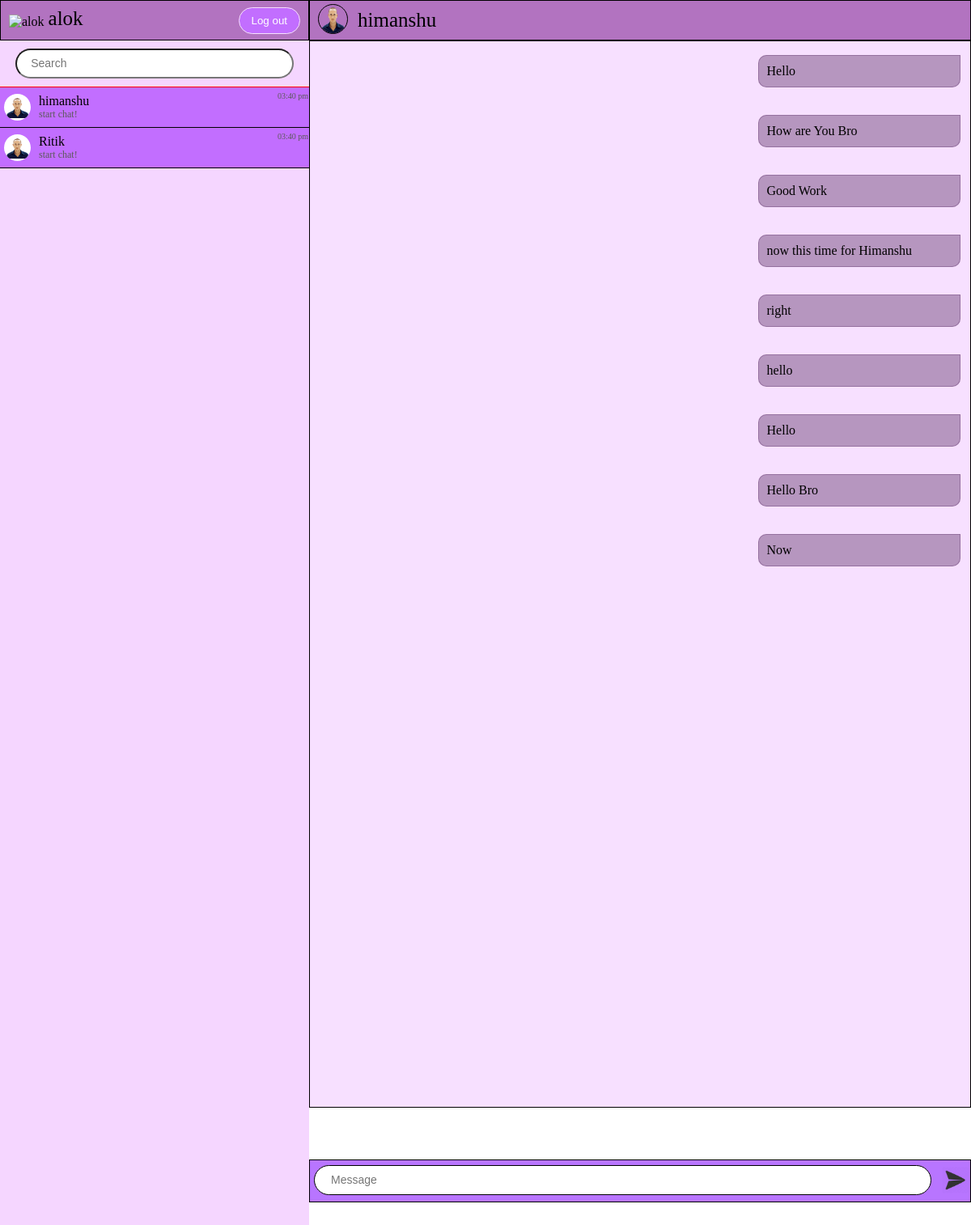
Screenshot of /message/ (signed in) with the database file from the repository.
### usermessages/models.py (models this page shows)
class Thread(models.Model):
    first_person = models.ForeignKey(
        User, on_delete=models.CASCADE, null=True, blank=True, related_name="thread_first_person")
    second_person = models.ForeignKey(
        User, on_delete=models.CASCADE, null=True, blank=True, related_name="thread_second_person")
    updated = models.DateTimeField(auto_now=True)
    timestamp = models.DateTimeField(auto_now_add=True)
    objects= ThreadManager()
    class Meta:
        unique_together = ['first_person', 'second_person']

class ChatMessage(models.Model):
    thread = models.ForeignKey(Thread, null=True, blank=True,
                               on_delete=models.CASCADE, related_name='chatmessage_thread')
    user = models.ForeignKey(User, on_delete=models.CASCADE)
    message = models.TextField()
    timestamp = models.DateTimeField(auto_now_add=True)

### usermessages/views.py (the view)
# urls.py: path('', views.messages, name='messages')
@login_required
def messages(request):
    threads = Thread.objects.by_user(user=request.user).prefetch_related(
        'chatmessage_thread').order_by('-updated')
    context = {
        'Threads': threads
    }
    if request.method == 'POST':
        logout(request)
        return redirect('userauth')
    return render(request, "ForChat.html", context)

### usermessages/models.py (called while the page is built)
    def by_user(self, **kwargs):
        user = kwargs.get('user')
        lookup = Q(first_person=user) | Q(second_person=user)
        qs = self.get_queryset().filter(lookup).distinct()
        return qs

### Template/ForChat.html (shortened to what this page needs)
{% load static %}
<!DOCTYPE html>
<html lang="en">
<head>
    <link rel="stylesheet" href="{% static 'style/ForChat.css' %}">
</head>
<body>
    <div class="main-container">
        <div class="contact-section">
            <div class="head contact-head">
                <div class=user-img>
                    <img class="dp" src=" https://www.codewithfaraz.com/InstaPic.png" alt="{{ user.username }}" />
                </div>
                <div class="username">{{user.username}}</div>
                <div class="logout-btn-container">
                    <form action="" method="POST">
                        <button class="logout-btn" type="submit">Log out</button>
                    </form>
                </div>
            </div>
            <div class="container-contact">
                <div class="container-search">
                    <input type="text" class="search-box" placeholder="Search">
                </div>
                <div class="contact-list">
                    {% for thread in Threads %}
                    <div class="contact {% if forloop.first %}active{% endif %}" chat-id="chat_{{thread.id}}">
                        <div class="contact-img">
                            <img src="{% static 'demo_img/person.png' %}" alt="profile_img" class="contact-profile-img">
                        </div>
                        <div class="detail">
                            <div class="contact-name">
                                {% if thread.first_person == user %}
                                <p>{{thread.second_person.username}}</p>
                                {% else %}
                                <p>{{thread.first_person.username}}</p>
                                {% endif %}
                            </div>
                            <div class="contact-message">
                                <p>start chat!</p>
                            </div>
                        </div>
                        <div class="message-time">
                            <p>03:40 pm</p>
                        </div>
                    </div>
                    {% endfor %}
                </div>
            </div>
        </div>
        <div class="message-section-container" style="position: relative;">
            {% for thread in Threads %}
            <div class="message-section {% if forloop.first %}hide is_active{% else %}hide{% endif %}"
                style="position: absolute;" chat-id="chat_{{ thread.id }}" other-user-id="
            {% if thread.first_person == user %}
                {{ thread.second_person.id }}
            {% else %}
                {{ thread.first_person.id }}
            {% endif %}
        ">
                <div class="head"><img class="psn-img" src="{% static 'demo_img/person.png' %}" alt="">
                    <span class="name">
                        {% if thread.first_person == user %}
                        {{ thread.second_person.username }}
                        {% else %}
                        {{ thread.first_person.username }}
                        {% endif %}
                    </span>
                </div>
                <div class="msg-container">
                    {% for chat in thread.chatmessage_thread.all %}
                    {% if chat.user == user %}
                    <div class="message right">{{chat.message}}</div>
                    {% else %}
                    <div class="message left">{{chat.message}}</div>
                    {% endif %}
                    {% endfor %}
                </div>
            </div>
            {% endfor %}
            <div class="foot">
                <form action="" class="txt-box" id="sent-form">
                    <input class="text-box input-message" type="text" placeholder="Message">
                    <button class="send-btn" type="submit"><img class="send-img" src="{% static 'demo_img/send.png' %}"
                            alt=""></button>
                </form>
            </div>
        </div>
    </div>
</body>
</html>

### static/style/ForChat.css (style rules this page uses)
* { margin: 0; padding: 0; }
.main-container { display: grid; grid-template-columns: auto 3fr; width: 100vw; height: 100vh; overflow: hidden hidden; }
.contact-section { display: grid; grid-template-rows: auto 1fr; background-color: #f5d6ff; height: 98vh; min-width: 30vw; padding-bottom: 10px; }
.contact-head { display: flex; width: 27%; min-width: 30vw; align-items: center; flex-direction: row; padding: 0 10px; overflow: hidden; }
.dp { margin: -2; width: 35px; height: 35px; padding-top: 3px; }
.username { margin-left: 5px; font-size: 25px; margin-bottom: 5px; }
.logout-btn-container { margin-left: auto; }
.logout-btn { border: 1px solid #f7e0ff; background-color: #c26eff; color: white; padding: 8px 15px; border-radius: 20px; cursor: pointer; transition: opacity 0.2s, color 0.2s, background-color 0.2s; }
.container-search { text-align: center; border-bottom: 1px solid red; }
.search-box { font-size: 13px; padding: 9px 17px; width: 80%; margin-bottom: 10px; margin-top: 10px; border-radius: 19px; }
.contact-list { height: 83.5vh; overflow-y: auto; }
.contact { display: grid; background-color: #c26eff; grid-template-columns: 45px 1fr 39px; border-bottom: 1px solid black; padding: 5px 0px; }
.contact-img { width: 33px; height: 33px; padding: 3px 5px; }
.contact-profile-img { width: 100%; height: 100%; object-fit: contain; object-position: center; border-radius: 25px; background: white; }
p { cursor: pointer; }
.detail { margin: 3px; font-size: 16px; }
.contact-message { font-size: 12px; color: rgb(92, 89, 89); }
.message-time { font-size: 10px; color: rgb(92, 89, 89); }
.message-section-container, .message-section { height: 100%; width: 100%; }
.message-section.hide.is_active { z-index: 100; }
.head { background: rgb(178, 115, 192); height: 48px; max-width: 1202px; border: 1px solid black; }
.psn-img { height: 35px; width: 35px; border-radius: 50%; border: 1px solid black; margin-top: 4px; margin-left: 10px; }
.name { position: relative; bottom: 9px; margin-left: 8px; font-size: 25px; cursor: default; }
.msg-container { background-color: #f7e0ff; height: 84.5vh; min-height: 300px; max-width: 1202px; border: 1px solid black; overflow-y: auto; overflow-x: hidden; }
.message { background-color: rgba(119, 77, 128, 0.5); width: 28%; inline-size: 28%; overflow-wrap: break-word; padding: 10px; margin: 17px 12px; border: 1px solid rgba(119, 77, 128, 0.5); border-radius: 10px; }
.left { float: left; clear: both; border-top-left-radius: 0px; }
.right { float: right; clear: both; border-top-right-radius: 0px; }
.foot { position: sticky; background-color: #b875ff; border: 1px solid black; max-width: 100vw; height: 51px; margin-top: 92vh; z-index: 300; }
.txt-box { display: flex; align-items: center; justify-content: center; }
.text-box { width: 100%; height: 35px; padding-left: 20px; margin-top: 6px; border: 1px solid black; border-radius: 19px; margin-left: 5px; margin-bottom: 3px; }
.send-btn { margin-top: 5px; margin-left: 12px; border: 1px solid transparent; background-color: transparent; border-radius: 50%; height: 40px; width: 40px; cursor: pointer; }
::placeholder { font-size: 14px; }
.send-img { height: 33px; width: 33px; }

### rows the page displays
Thread: second_person.username "himanshu"
Thread: second_person.username "Ritik"
ChatMessage: message "Hello"
ChatMessage: message "How are You Bro"
ChatMessage: message "Good Work"
ChatMessage: message "now this time for Himanshu"
ChatMessage: message "right"
ChatMessage: message "hello"
ChatMessage: message "Hello"
ChatMessage: message "Hello Bro"
ChatMessage: message "Now"

### other values shown
{{ user.username }} "alok"
